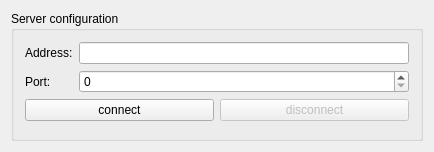
<?xml version="1.0" encoding="UTF-8"?>
<ui version="4.0">
 <class>TcpClient</class>
 <widget class="QWidget" name="TcpClient">
  <property name="geometry">
   <rect>
    <x>0</x>
    <y>0</y>
    <width>434</width>
    <height>152</height>
   </rect>
  </property>
  <property name="windowTitle">
   <string>TcpClient</string>
  </property>
  <layout class="QVBoxLayout" name="verticalLayout_2" stretch="0">
   <item>
    <widget class="QGroupBox" name="groupBox">
     <property name="title">
      <string>Server configuration</string>
     </property>
     <layout class="QFormLayout" name="formLayout">
      <item row="0" column="0">
       <widget class="QLabel" name="label">
        <property name="text">
         <string>Address:</string>
        </property>
       </widget>
      </item>
      <item row="0" column="1">
       <widget class="QLineEdit" name="address"/>
      </item>
      <item row="1" column="0">
       <widget class="QLabel" name="label_2">
        <property name="text">
         <string>Port:</string>
        </property>
       </widget>
      </item>
      <item row="1" column="1">
       <widget class="QSpinBox" name="port">
        <property name="maximum">
         <number>99999</number>
        </property>
       </widget>
      </item>
      <item row="2" column="0" colspan="2">
       <layout class="QHBoxLayout" name="horizontalLayout_2">
        <item>
         <widget class="QPushButton" name="connect">
          <property name="text">
           <string>connect</string>
          </property>
         </widget>
        </item>
        <item>
         <widget class="QPushButton" name="disconnect">
          <property name="enabled">
           <bool>false</bool>
          </property>
          <property name="text">
           <string>disconnect</string>
          </property>
         </widget>
        </item>
       </layout>
      </item>
     </layout>
    </widget>
   </item>
  </layout>
 </widget>
 <layoutdefault spacing="6" margin="11"/>
 <resources/>
 <connections/>
</ui>
